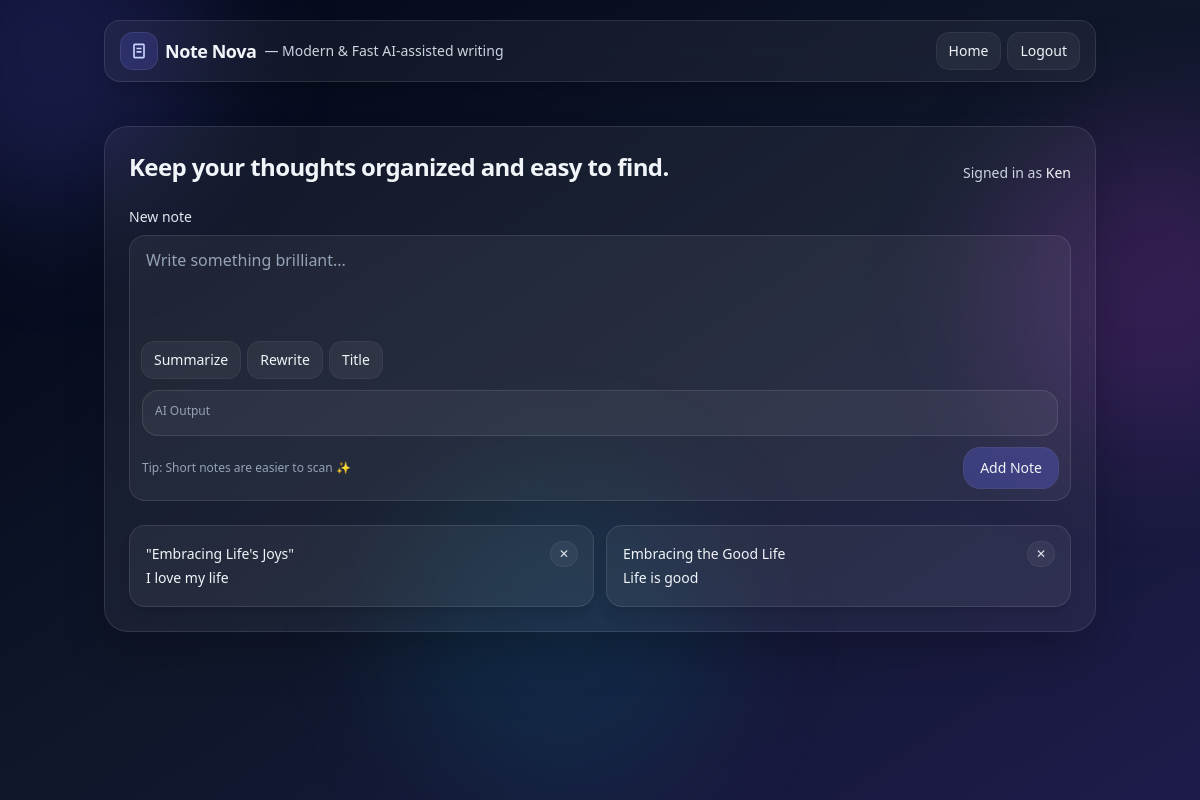
Screenshot of / (signed in) with the database file from the repository.
### website/models.py (models this page shows)
class User(db.Model, UserMixin):
    id = db.Column(db.Integer, primary_key=True)
    email = db.Column(db.String(150), unique=True)
    password = db.Column(db.String(150))
    first_name = db.Column(db.String(150))
    notes = db.relationship('Note')

class Note(db.Model):
    id = db.Column(db.Integer, primary_key=True)
    data = db.Column(db.String(10000))
    date = db.Column(db.DateTime(timezone=True), default=func.now())
    user_id = db.Column(db.Integer, db.ForeignKey('user.id'))

### website/views.py (the view, shortened to what this page needs)
@views.route('/', methods = ['GET', 'POST'])
@login_required
def home():
    return render_template("home.html", user=current_user)

### website/__init__.py (called while the page is built)
def create_app():
    app = Flask(__name__)
    app.config['SECRET_KEY'] = 'sadasasdasdasdasdsadsad'
    app.config['SQLALCHEMY_DATABASE_URI'] = 'sqlite:///' + path.join(app.root_path, DB_NAME)
    db.init_app(app)
    from .views import views
    from .auth import auth
    from .ai import ai
    app.register_blueprint(ai, url_prefix='/')
    app.register_blueprint(views, url_prefix='/')
    app.register_blueprint(auth, url_prefix='/')
    from .models import User, Note
    create_database(app)
    login_manager = LoginManager()
    login_manager.login_view = 'auth.login'
    login_manager.init_app(app)
    @login_manager.user_loader
    def load_user(id):
        return User.query.get(int(id))
    return app

### website/templates/home.html (shortened to what this page needs)
{% extends "base.html" %}
{% block content %}
<section class="mt-6">
  <div class="glass rounded-3xl border border-white/10 bg-white/5 p-6 shadow-2xl">
    <div class="flex flex-col gap-3 sm:flex-row sm:items-end sm:justify-between">
      <div>
        <h1 class="text-2xl font-semibold tracking-tight">Keep your thoughts organized and easy to find.</h1>
      </div>
      {% if user.is_authenticated %}
      <div class="text-sm text-slate-300">
        Signed in as <span class="font-medium text-slate-100">{{ user.first_name }}</span>
      </div>
      {% endif %}
    </div>
    <form method="POST" class="mt-6">
      <label for="note" class="mb-2 block text-sm text-slate-200">New note</label>
      <div class="rounded-2xl border border-white/10 bg-white/5 p-3 transition focus-within:border-indigo-400/40 focus-within:bg-white/10">
        <textarea
          name="note"
          id="note"
          rows="3"
          placeholder="Write something brilliant..."
          class="w-full resize-none bg-transparent px-1 text-slate-100 placeholder:text-slate-400 outline-none"
        ></textarea>
        <div class="mt-4 flex flex-wrap gap-2">
        <button type="button" class="rounded-xl bg-white/5 px-3 py-2 text-sm ring-1 ring-white/10 hover:bg-white/10"
                onclick="runAI('summarize')">Summarize</button>
        <button type="button" class="rounded-xl bg-white/5 px-3 py-2 text-sm ring-1 ring-white/10 hover:bg-white/10"
                onclick="runAI('rewrite')">Rewrite</button>
        <button type="button" class="rounded-xl bg-white/5 px-3 py-2 text-sm ring-1 ring-white/10 hover:bg-white/10"
                onclick="runAI('title')">Title</button>
        </div>
        <div class="mt-3 rounded-2xl border border-white/10 bg-white/5 p-3">
        <p class="text-xs text-slate-400">AI Output</p>
        </div>
        <div class="mt-3 flex items-center justify-between">
          <p class="text-xs text-slate-400">Tip: Short notes are easier to scan ✨</p>
          <button
            type="submit"
            class="rounded-2xl bg-indigo-500/30 px-4 py-2.5 text-sm font-medium ring-1 ring-indigo-400/30 transition hover:bg-indigo-500/40 active:scale-[0.99]"
          >
            Add Note
          </button>
        </div>
      </div>
    </form>
    <div class="mt-6">
      {% if user.notes|length == 0 %}
        <div class="rounded-2xl border border-white/10 bg-white/5 p-4 text-sm text-slate-300">
          No notes yet. Add your first one above ✨
        </div>
      {% else %}
        <ul class="grid gap-3 sm:grid-cols-2">
          {% for note in user.notes %}
            <li data-note-id="{{ note.id }}"
                class="group rounded-2xl border border-white/10 bg-white/5 p-4 shadow-lg transition hover:-translate-y-0.5 hover:bg-white/10">
              <div class="flex items-start justify-between gap-3">
                <p class="whitespace-pre-wrap text-sm leading-6 text-slate-100">{{ note.data }}</p>
                <button
                  type="button"
                  onclick="deleteNote({{ note.id }})"
                  class="rounded-xl bg-white/5 px-2 py-1 text-xs text-slate-200 ring-1 ring-white/10 transition hover:bg-red-500/15 hover:text-red-100 hover:ring-red-400/20"
                  aria-label="Delete note"
                  title="Delete"
                >
                  ✕
                </button>
              </div>
            </li>
          {% endfor %}
        </ul>
      {% endif %}
    </div>
  </div>
</section>
{% endblock %}

### website/templates/base.html (style rules this page uses)
.glass { backdrop-filter: blur(14px); -webkit-backdrop-filter: blur(14px); }

### rows the page displays
User: first_name "Ken"
Note: data "\"Embracing Life's Joys\" I love my life"
Note: data "Embracing the Good Life Life is good"
